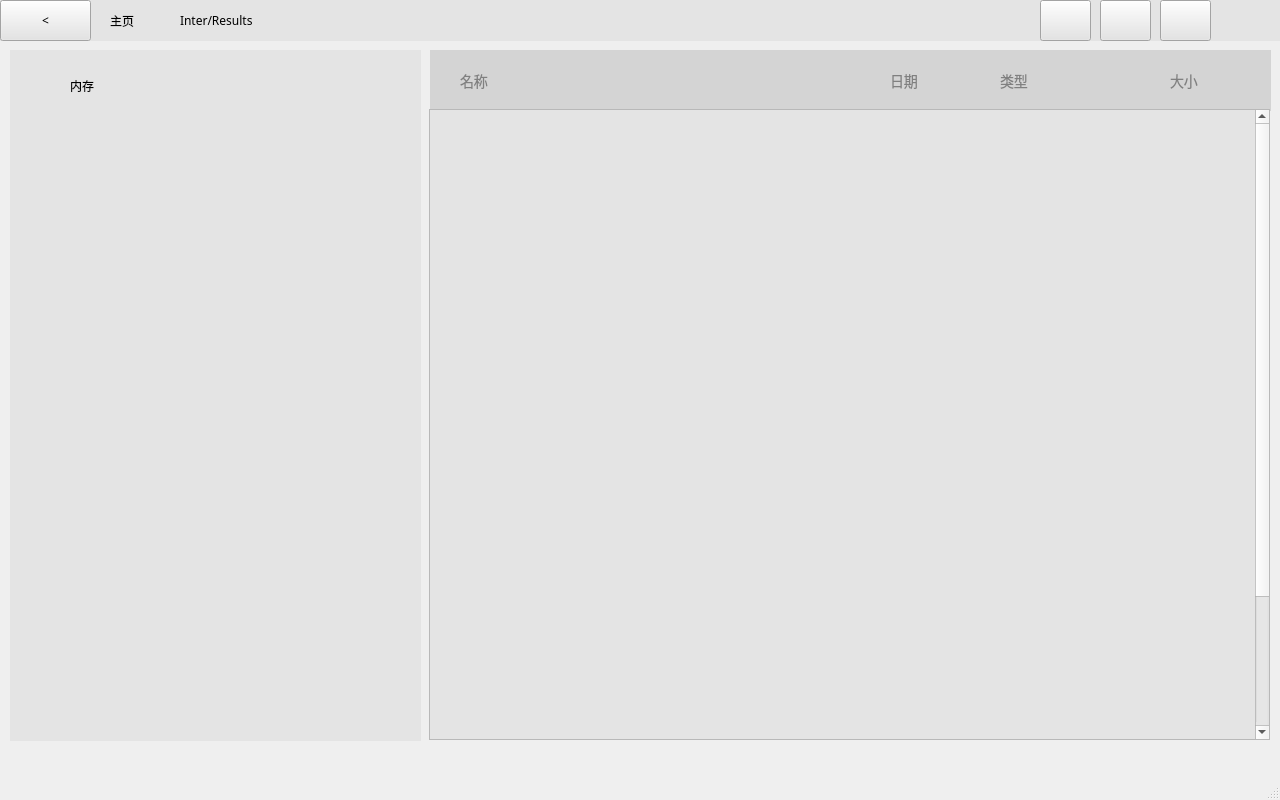
<?xml version="1.0" encoding="UTF-8"?>
<ui version="4.0">
 <class>file_manage</class>
 <widget class="QMainWindow" name="file_manage">
  <property name="geometry">
   <rect>
    <x>0</x>
    <y>0</y>
    <width>1280</width>
    <height>800</height>
   </rect>
  </property>
  <property name="font">
   <font>
    <family>Agency FB</family>
   </font>
  </property>
  <property name="windowTitle">
   <string>MainWindow</string>
  </property>
  <widget class="QWidget" name="centralwidget">
   <widget class="QWidget" name="widget" native="true">
    <property name="geometry">
     <rect>
      <x>0</x>
      <y>0</y>
      <width>1281</width>
      <height>41</height>
     </rect>
    </property>
    <property name="styleSheet">
     <string notr="true">background-color: rgb(228, 228, 228);</string>
    </property>
    <widget class="QPushButton" name="btnBack">
     <property name="geometry">
      <rect>
       <x>0</x>
       <y>0</y>
       <width>91</width>
       <height>41</height>
      </rect>
     </property>
     <property name="text">
      <string>&lt;</string>
     </property>
    </widget>
    <widget class="QLabel" name="label">
     <property name="geometry">
      <rect>
       <x>110</x>
       <y>0</y>
       <width>31</width>
       <height>41</height>
      </rect>
     </property>
     <property name="styleSheet">
      <string notr="true">font: 12pt &quot;黑体&quot;;</string>
     </property>
     <property name="text">
      <string>主页</string>
     </property>
    </widget>
    <widget class="QLabel" name="label_3">
     <property name="geometry">
      <rect>
       <x>180</x>
       <y>0</y>
       <width>141</width>
       <height>41</height>
      </rect>
     </property>
     <property name="styleSheet">
      <string notr="true">font: 12pt &quot;黑体&quot;;</string>
     </property>
     <property name="text">
      <string>Inter/Results</string>
     </property>
    </widget>
    <widget class="QLabel" name="label_2">
     <property name="geometry">
      <rect>
       <x>150</x>
       <y>10</y>
       <width>21</width>
       <height>21</height>
      </rect>
     </property>
     <property name="styleSheet">
      <string notr="true">border-image: url(:/images/images/black-next.png);
</string>
     </property>
     <property name="text">
      <string/>
     </property>
    </widget>
    <widget class="QPushButton" name="help_btn">
     <property name="geometry">
      <rect>
       <x>1040</x>
       <y>0</y>
       <width>51</width>
       <height>41</height>
      </rect>
     </property>
     <property name="styleSheet">
      <string notr="true">background-color: rgb(228, 228, 228);
image: url(:/images/images/help.png);
</string>
     </property>
     <property name="text">
      <string/>
     </property>
    </widget>
    <widget class="QPushButton" name="pushButton_6">
     <property name="geometry">
      <rect>
       <x>1100</x>
       <y>0</y>
       <width>51</width>
       <height>41</height>
      </rect>
     </property>
     <property name="styleSheet">
      <string notr="true">image: url(:/images/images/setting.png);</string>
     </property>
     <property name="text">
      <string/>
     </property>
    </widget>
    <widget class="QPushButton" name="pushButton_7">
     <property name="geometry">
      <rect>
       <x>1160</x>
       <y>0</y>
       <width>51</width>
       <height>41</height>
      </rect>
     </property>
     <property name="styleSheet">
      <string notr="true">image: url(:/images/images/hamburger.png);</string>
     </property>
     <property name="text">
      <string/>
     </property>
    </widget>
   </widget>
   <widget class="QWidget" name="widget_5" native="true">
    <property name="geometry">
     <rect>
      <x>430</x>
      <y>50</y>
      <width>841</width>
      <height>61</height>
     </rect>
    </property>
    <property name="styleSheet">
     <string notr="true">background-color: rgb(212, 212, 212);</string>
    </property>
    <widget class="QLabel" name="label_9">
     <property name="geometry">
      <rect>
       <x>30</x>
       <y>20</y>
       <width>51</width>
       <height>21</height>
      </rect>
     </property>
     <property name="styleSheet">
      <string notr="true">font: normal normal 14px;
color: grey;</string>
     </property>
     <property name="text">
      <string>名称</string>
     </property>
    </widget>
    <widget class="QLabel" name="label_10">
     <property name="geometry">
      <rect>
       <x>570</x>
       <y>20</y>
       <width>41</width>
       <height>21</height>
      </rect>
     </property>
     <property name="styleSheet">
      <string notr="true">font: normal normal 14px;
color: grey;</string>
     </property>
     <property name="text">
      <string>类型</string>
     </property>
    </widget>
    <widget class="QLabel" name="label_13">
     <property name="geometry">
      <rect>
       <x>740</x>
       <y>20</y>
       <width>41</width>
       <height>21</height>
      </rect>
     </property>
     <property name="styleSheet">
      <string notr="true">font: normal normal 14px;
color: grey;</string>
     </property>
     <property name="text">
      <string>大小</string>
     </property>
    </widget>
    <widget class="QLabel" name="label_8">
     <property name="geometry">
      <rect>
       <x>780</x>
       <y>20</y>
       <width>21</width>
       <height>20</height>
      </rect>
     </property>
     <property name="styleSheet">
      <string notr="true">image: url(:/images/images/down-button-50.png);</string>
     </property>
     <property name="text">
      <string/>
     </property>
    </widget>
    <widget class="QLabel" name="label_11">
     <property name="geometry">
      <rect>
       <x>460</x>
       <y>20</y>
       <width>41</width>
       <height>21</height>
      </rect>
     </property>
     <property name="styleSheet">
      <string notr="true">font: normal normal 14px;
color: grey;</string>
     </property>
     <property name="text">
      <string>日期</string>
     </property>
    </widget>
   </widget>
   <widget class="QScrollArea" name="scrollArea">
    <property name="geometry">
     <rect>
      <x>429</x>
      <y>109</y>
      <width>841</width>
      <height>631</height>
     </rect>
    </property>
    <property name="widgetResizable">
     <bool>true</bool>
    </property>
    <widget class="QWidget" name="scrollAreaWidgetContents">
     <property name="geometry">
      <rect>
       <x>0</x>
       <y>0</y>
       <width>825</width>
       <height>800</height>
      </rect>
     </property>
     <property name="minimumSize">
      <size>
       <width>0</width>
       <height>800</height>
      </size>
     </property>
     <widget class="QWidget" name="widget_7" native="true">
      <property name="geometry">
       <rect>
        <x>-10</x>
        <y>-40</y>
        <width>1271</width>
        <height>821</height>
       </rect>
      </property>
      <property name="styleSheet">
       <string notr="true">background-color: rgb(228, 228, 228);</string>
      </property>
     </widget>
    </widget>
   </widget>
   <widget class="QWidget" name="widget_2" native="true">
    <property name="geometry">
     <rect>
      <x>10</x>
      <y>50</y>
      <width>411</width>
      <height>691</height>
     </rect>
    </property>
    <property name="styleSheet">
     <string notr="true">background-color: rgb(228, 228, 228);</string>
    </property>
    <widget class="QLabel" name="label_4">
     <property name="geometry">
      <rect>
       <x>20</x>
       <y>20</y>
       <width>41</width>
       <height>31</height>
      </rect>
     </property>
     <property name="styleSheet">
      <string notr="true">image: url(:/images/images/icons8-memory-slot-30.png);</string>
     </property>
     <property name="text">
      <string/>
     </property>
    </widget>
    <widget class="QLabel" name="label_5">
     <property name="geometry">
      <rect>
       <x>60</x>
       <y>10</y>
       <width>31</width>
       <height>51</height>
      </rect>
     </property>
     <property name="styleSheet">
      <string notr="true">font: 12pt &quot;黑体&quot;;</string>
     </property>
     <property name="text">
      <string>内存</string>
     </property>
    </widget>
   </widget>
  </widget>
  <widget class="QMenuBar" name="menubar">
   <property name="geometry">
    <rect>
     <x>0</x>
     <y>0</y>
     <width>1280</width>
     <height>21</height>
    </rect>
   </property>
  </widget>
  <widget class="QStatusBar" name="statusbar"/>
 </widget>
 <resources/>
 <connections/>
</ui>
